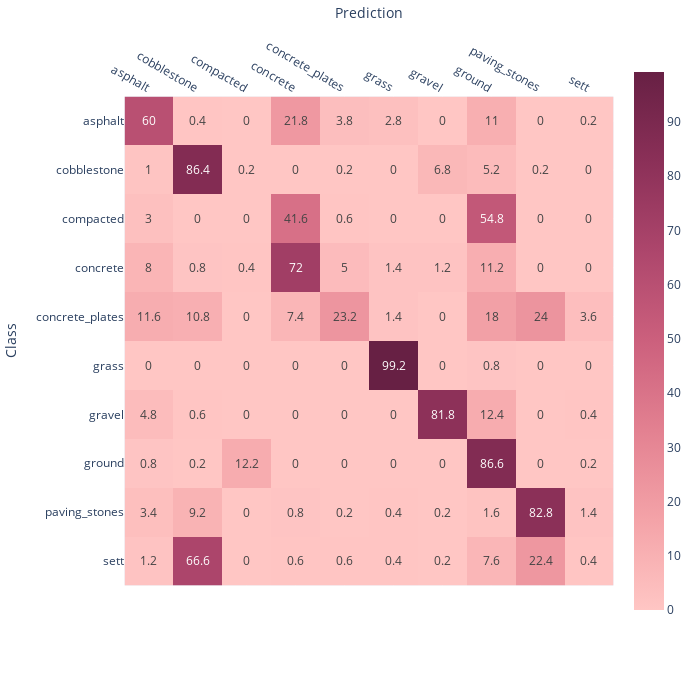

Write notebook code for a chart like this one.
### Code cell
fig = px.imshow(c_mat,
                labels=dict(x="Prediction", y="Class"),
                x=available_classes,
                y=available_classes,
                text_auto=True, 
            #    aspect="auto",
                color_continuous_scale=px.colors.sequential.Burg,
                width=700,
                height=700,
               )
fig.update_xaxes(side="top")

# fig['layout']['xaxis']['autorange'] = "reversed"

fig.show()

### Figure 1 — Plotly figure (JSON) as saved in the notebook; plotly's stock layout.template omitted (floating-point values rounded to 4 significant figures)
{"data": [{"coloraxis": "coloraxis", "hovertemplate": "Prediction: %{x}<br>Class: %{y}<br>color: %{z}<extra></extra>", "name": "0", "texttemplate": "%{z}", "type": "heatmap", "x": ["asphalt", "cobblestone", "compacted", "concrete", "concrete_plates", "grass", "gravel", "ground", "paving_stones", "sett"], "xaxis": "x", "y": ["asphalt", "cobblestone", "compacted", "concrete", "concrete_plates", "grass", "gravel", "ground", "paving_stones", "sett"], "yaxis": "y", "z": [[60, 0.4, 0, 21.8, 3.8, 2.8, 0, 11, 0, 0.2], [1, 86.4, 0.2, 0, 0.2, 0, 6.8, 5.2, 0.2, 0], [3, 0, 0, 41.6, 0.6, 0, 0, 54.8, 0, 0], [8, 0.8, 0.4, 72, 5, 1.4, 1.2, 11.2, 0, 0], [11.6, 10.8, 0, 7.4, 23.2, 1.4, 0, 18, 24, 3.6], [0, 0, 0, 0, 0, 99.2, 0, 0.8, 0, 0], [4.8, 0.6, 0, 0, 0, 0, 81.8, 12.4, 0, 0.4], [0.8, 0.2, 12.2, 0, 0, 0, 0, 86.6, 0, 0.2], [3.4, 9.2, 0, 0.8, 0.2, 0.4, 0.2, 1.6, 82.8, 1.4], [1.2, 66.6, 0, 0.6, 0.6, 0.4, 0.2, 7.6, 22.4, 0.4]]}], "layout": {"coloraxis": {"colorscale": [[0, "rgb(255, 198, 196)"], [0.1667, "rgb(244, 163, 168)"], [0.3333, "rgb(227, 129, 145)"], [0.5, "rgb(204, 96, 125)"], [0.6667, "rgb(173, 70, 108)"], [0.8333, "rgb(139, 48, 88)"], [1, "rgb(103, 32, 68)"]]}, "height": 700, "margin": {"t": 60}, "width": 700, "xaxis": {"anchor": "y", "constrain": "domain", "domain": [0, 1], "scaleanchor": "y", "side": "top", "title": {"text": "Prediction"}}, "yaxis": {"anchor": "x", "autorange": "reversed", "constrain": "domain", "domain": [0, 1], "title": {"text": "Class"}}}}
